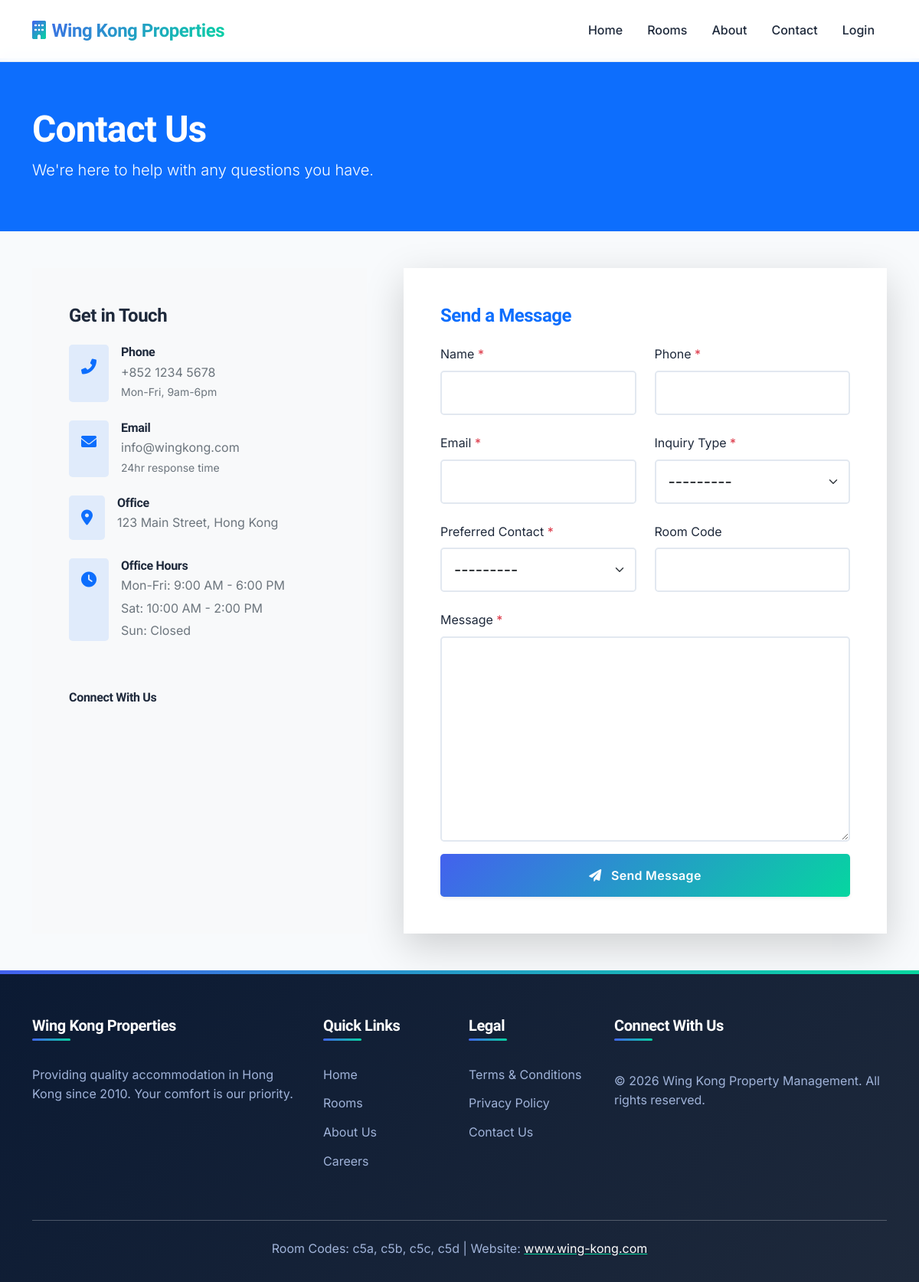
The app's page /contact/, older data.
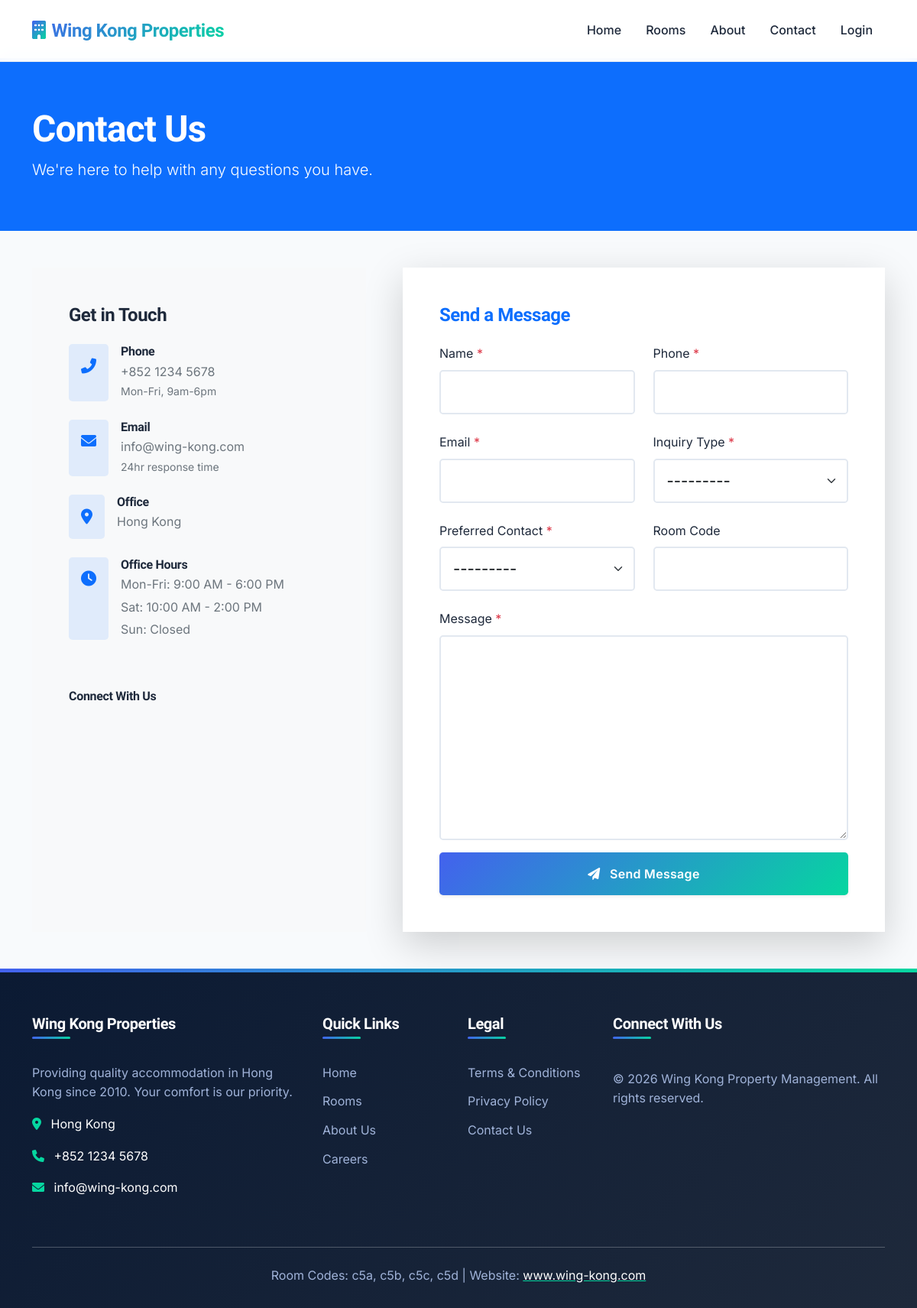
The same page, newer data.
### website/models.py (models this page shows, shortened)
class WebsiteConfig(models.Model):
    site_title = models.CharField(max_length=200, default="Wing Kong Property Management")
    site_description = models.TextField(blank=True)
    contact_email = models.EmailField(default="info@wing-kong.com")
    contact_phone = models.CharField(max_length=20, default="+852 1234 5678")
    address = models.TextField()
    facebook_url = models.URLField(blank=True)
    instagram_url = models.URLField(blank=True)
    whatsapp_number = models.CharField(max_length=20, blank=True)
    deposit_amount = models.DecimalField(max_digits=10, decimal_places=2, default=2500.00)
    min_stay_months = models.IntegerField(default=3)
    max_stay_months = models.IntegerField(default=24)
    updated_at = models.DateTimeField(auto_now=True)

### website/views.py (the view, shortened to what this page needs)
# urls.py: path('contact/', ContactView.as_view(), name='contact'),
class ContactView(CreateView):
    model = CustomerInquiry
    template_name = 'website/contact.html'
    fields = ['name', 'email', 'phone', 'inquiry_type', 'message', 'preferred_contact_method', 'room_code']
    success_url = reverse_lazy('website:contact_thanks')
    def get_context_data(self, **kwargs):
        context = super().get_context_data(**kwargs)
        config = WebsiteConfig.objects.first()
        context['config'] = config
        return context

### website/templates/website/contact.html (shortened to what the changed rows need)
{% extends "website/base.html" %}
{% load widget_tweaks %}
{% block content %}
<div class="bg-primary text-white py-5">
    <div class="container py-3">
        <h1 class="display-5 fw-bold mb-2">Contact Us</h1>
    </div>
</div>
<div class="container my-5">
    <div class="row g-5">
        <div class="col-md-5">
            <div class="bg-light p-4 p-xl-5 rounded-4 h-100">
                <div class="d-flex mb-4">
                    <div>
                        <h6 class="fw-bold mb-1">Phone</h6>
                        <p class="text-muted mb-0">{{ config.contact_phone|default:"+852 1234 5678" }}</p>
                        <small class="text-muted">Mon-Fri, 9am-6pm</small>
                    </div>
                </div>
                <div class="d-flex mb-4">
                    <div>
                        <h6 class="fw-bold mb-1">Email</h6>
                        <p class="text-muted mb-0">{{ config.contact_email|default:"info@wingkong.com" }}</p>
                        <small class="text-muted">24hr response time</small>
                    </div>
                </div>
                <div class="d-flex mb-4">
                    <div>
                        <h6 class="fw-bold mb-1">Office</h6>
                        <p class="text-muted mb-0">{{ config.address|default:"123 Main Street, Hong Kong" }}</p>
                    </div>
                </div>
            </div>
        </div>
    </div>
</div>
{% endblock %}

### website/templates/website/base.html (shortened to what the changed rows need)
<!DOCTYPE html>
<html lang="en">
<head>
    <link href="https://cdn.jsdelivr.net/npm/bootstrap@5.1.3/dist/css/bootstrap.min.css" rel="stylesheet">
    <link rel="stylesheet" href="https://cdnjs.cloudflare.com/ajax/libs/font-awesome/6.0.0/css/all.min.css">
</head>
<body>
    <main>
        {% block content %}{% endblock %}
    </main>
    <footer class="footer">
        <div class="container">
            <div class="row gy-4">
                <div class="col-lg-4 col-md-6">
                    <h5>Wing Kong Properties</h5>
                    <p class="mt-3" style="color: #a0b3d9;">Providing quality accommodation in Hong Kong since 2010. Your comfort is our priority.</p>
                    {% if config %}
                        <p><i class="fas fa-map-marker-alt me-2" style="color: var(--secondary);"></i> {{ config.address }}</p>
                        <p><i class="fas fa-phone me-2" style="color: var(--secondary);"></i> {{ config.contact_phone }}</p>
                        <p><i class="fas fa-envelope me-2" style="color: var(--secondary);"></i> {{ config.contact_email }}</p>
                    {% endif %}
                </div>
            </div>
        </div>
    </footer>
</body>
</html>

Row changes from the older to the newer data that the page shows:
added WebsiteConfig: contact_phone "+852 1234 5678", contact_email "info@wing-kong.com", address "Hong Kong"
Text that changed along with them:
{{ config.contact_phone|default:"+852 1234 5678" }}: "+852 1234 5678" → (not shown)
{{ config.contact_email|default:"info@wingkong.com" }}: "info@wingkong.com" → (not shown)
{{ config.address|default:"123 Main Street, Hong Kong" }}: "123 Main Street, Hong Kong" → (not shown)
